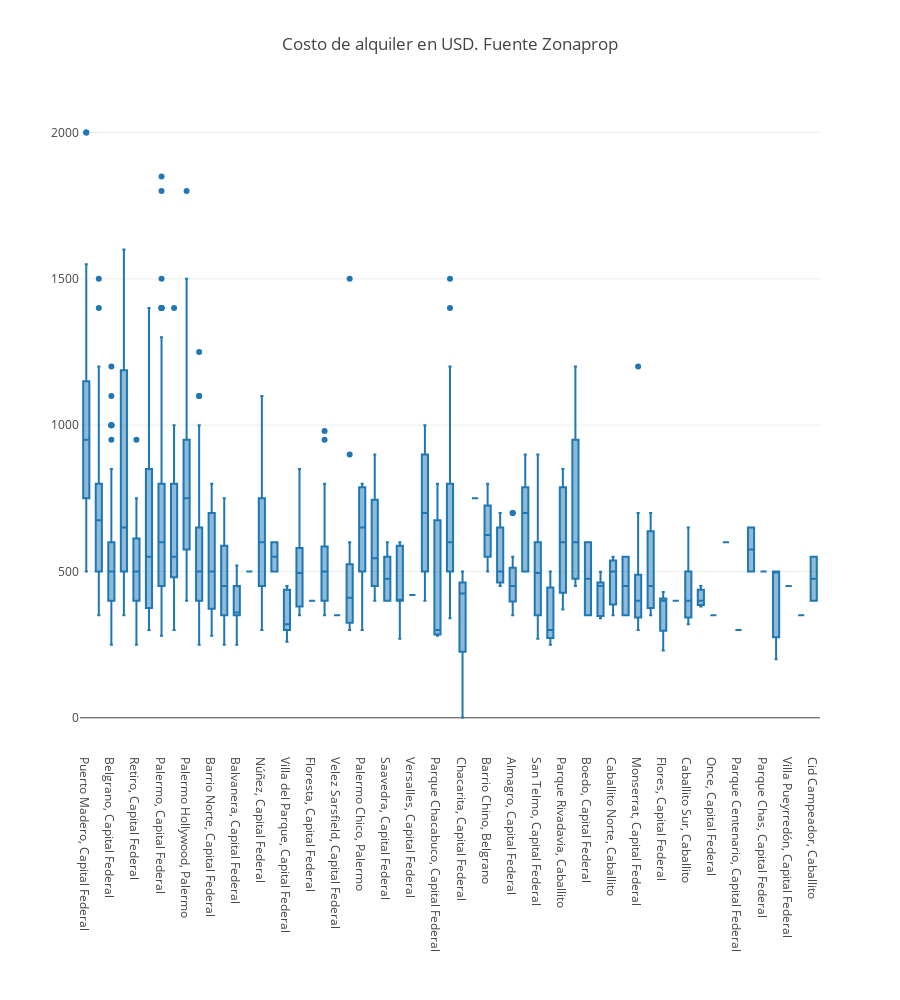

Source (notebook cell):
### Code cell
fig = go.Figure()
fig.add_trace(go.Box(y = df_usd["Price"], x = df_usd["Location"]))
fig.update_layout(template = None, margin = {"b":250}, title_text = "Costo de alquiler en USD. Fuente Zonaprop",
                  height = 1_000)
fig.show()

### Figure 1 — Plotly figure (JSON) as saved in the notebook; plotly's stock layout.template omitted (floating-point values rounded to 4 significant figures; data arrays with more than 128 entries replaced by an {"elided": "..."} marker saying what was removed)
{"data": [{"type": "box", "x": {"elided": "965 str values"}, "y": {"elided": "965 int values"}}], "layout": {"height": 1000, "margin": {"b": 250}, "title": {"text": "Costo de alquiler en USD. Fuente Zonaprop"}}}
